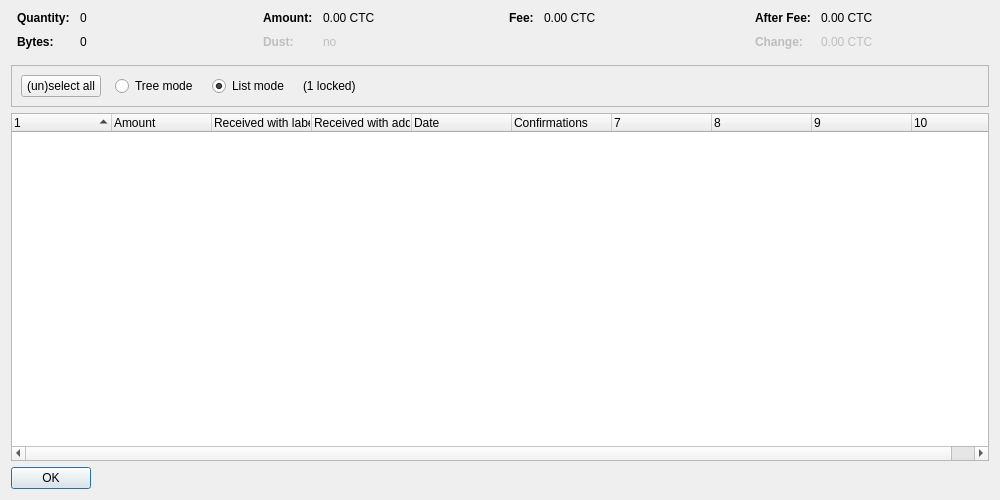
<?xml version="1.0" encoding="UTF-8"?>
<ui version="4.0">
 <class>CoinControlDialog</class>
 <widget class="QDialog" name="CoinControlDialog">
  <property name="geometry">
   <rect>
    <x>0</x>
    <y>0</y>
    <width>1000</width>
    <height>500</height>
   </rect>
  </property>
  <property name="windowTitle">
   <string>Coin Selection</string>
  </property>
  <layout class="QVBoxLayout" name="verticalLayout">
   <item>
    <layout class="QHBoxLayout" name="horizontalLayoutTop" stretch="0,0,0,0">
     <property name="topMargin">
      <number>0</number>
     </property>
     <property name="bottomMargin">
      <number>10</number>
     </property>
     <item>
      <layout class="QFormLayout" name="formLayoutCoinControl1">
       <property name="horizontalSpacing">
        <number>10</number>
       </property>
       <property name="verticalSpacing">
        <number>10</number>
       </property>
       <property name="leftMargin">
        <number>6</number>
       </property>
       <property name="rightMargin">
        <number>6</number>
       </property>
       <item row="0" column="0">
        <widget class="QLabel" name="labelCoinControlQuantityText">
         <property name="font">
          <font>
           <weight>75</weight>
           <bold>true</bold>
          </font>
         </property>
         <property name="text">
          <string>Quantity:</string>
         </property>
        </widget>
       </item>
       <item row="0" column="1">
        <widget class="QLabel" name="labelCoinControlQuantity">
         <property name="cursor">
          <cursorShape>IBeamCursor</cursorShape>
         </property>
         <property name="contextMenuPolicy">
          <enum>Qt::ActionsContextMenu</enum>
         </property>
         <property name="text">
          <string notr="true">0</string>
         </property>
         <property name="textInteractionFlags">
          <set>Qt::LinksAccessibleByMouse|Qt::TextSelectableByKeyboard|Qt::TextSelectableByMouse</set>
         </property>
        </widget>
       </item>
       <item row="1" column="0">
        <widget class="QLabel" name="labelCoinControlBytesText">
         <property name="font">
          <font>
           <weight>75</weight>
           <bold>true</bold>
          </font>
         </property>
         <property name="text">
          <string>Bytes:</string>
         </property>
        </widget>
       </item>
       <item row="1" column="1">
        <widget class="QLabel" name="labelCoinControlBytes">
         <property name="cursor">
          <cursorShape>IBeamCursor</cursorShape>
         </property>
         <property name="contextMenuPolicy">
          <enum>Qt::ActionsContextMenu</enum>
         </property>
         <property name="text">
          <string notr="true">0</string>
         </property>
         <property name="textInteractionFlags">
          <set>Qt::LinksAccessibleByMouse|Qt::TextSelectableByKeyboard|Qt::TextSelectableByMouse</set>
         </property>
        </widget>
       </item>
      </layout>
     </item>
     <item>
      <layout class="QFormLayout" name="formLayoutCoinControl2">
       <property name="horizontalSpacing">
        <number>10</number>
       </property>
       <property name="verticalSpacing">
        <number>10</number>
       </property>
       <property name="leftMargin">
        <number>6</number>
       </property>
       <property name="rightMargin">
        <number>6</number>
       </property>
       <item row="0" column="0">
        <widget class="QLabel" name="labelCoinControlAmountText">
         <property name="font">
          <font>
           <weight>75</weight>
           <bold>true</bold>
          </font>
         </property>
         <property name="text">
          <string>Amount:</string>
         </property>
        </widget>
       </item>
       <item row="0" column="1">
        <widget class="QLabel" name="labelCoinControlAmount">
         <property name="cursor">
          <cursorShape>IBeamCursor</cursorShape>
         </property>
         <property name="contextMenuPolicy">
          <enum>Qt::ActionsContextMenu</enum>
         </property>
         <property name="text">
          <string notr="true">0.00 CTC</string>
         </property>
         <property name="textInteractionFlags">
          <set>Qt::LinksAccessibleByMouse|Qt::TextSelectableByKeyboard|Qt::TextSelectableByMouse</set>
         </property>
        </widget>
       </item>
       <item row="1" column="0">
        <widget class="QLabel" name="labelCoinControlLowOutputText">
         <property name="enabled">
          <bool>false</bool>
         </property>
         <property name="font">
          <font>
           <weight>75</weight>
           <bold>true</bold>
          </font>
         </property>
         <property name="text">
          <string>Dust:</string>
         </property>
        </widget>
       </item>
       <item row="1" column="1">
        <widget class="QLabel" name="labelCoinControlLowOutput">
         <property name="enabled">
          <bool>false</bool>
         </property>
         <property name="cursor">
          <cursorShape>IBeamCursor</cursorShape>
         </property>
         <property name="contextMenuPolicy">
          <enum>Qt::ActionsContextMenu</enum>
         </property>
         <property name="text">
          <string notr="true">no</string>
         </property>
         <property name="textInteractionFlags">
          <set>Qt::LinksAccessibleByMouse|Qt::TextSelectableByKeyboard|Qt::TextSelectableByMouse</set>
         </property>
        </widget>
       </item>
      </layout>
     </item>
     <item>
      <layout class="QFormLayout" name="formLayoutCoinControl3">
       <property name="horizontalSpacing">
        <number>10</number>
       </property>
       <property name="verticalSpacing">
        <number>10</number>
       </property>
       <property name="leftMargin">
        <number>6</number>
       </property>
       <property name="rightMargin">
        <number>6</number>
       </property>
       <item row="0" column="0">
        <widget class="QLabel" name="labelCoinControlFeeText">
         <property name="font">
          <font>
           <weight>75</weight>
           <bold>true</bold>
          </font>
         </property>
         <property name="text">
          <string>Fee:</string>
         </property>
        </widget>
       </item>
       <item row="0" column="1">
        <widget class="QLabel" name="labelCoinControlFee">
         <property name="cursor">
          <cursorShape>IBeamCursor</cursorShape>
         </property>
         <property name="contextMenuPolicy">
          <enum>Qt::ActionsContextMenu</enum>
         </property>
         <property name="text">
          <string notr="true">0.00 CTC</string>
         </property>
         <property name="textInteractionFlags">
          <set>Qt::LinksAccessibleByMouse|Qt::TextSelectableByKeyboard|Qt::TextSelectableByMouse</set>
         </property>
        </widget>
       </item>
      </layout>
     </item>
     <item>
      <layout class="QFormLayout" name="formLayoutCoinControl4">
       <property name="horizontalSpacing">
        <number>10</number>
       </property>
       <property name="verticalSpacing">
        <number>10</number>
       </property>
       <property name="leftMargin">
        <number>6</number>
       </property>
       <property name="rightMargin">
        <number>6</number>
       </property>
       <item row="0" column="0">
        <widget class="QLabel" name="labelCoinControlAfterFeeText">
         <property name="font">
          <font>
           <weight>75</weight>
           <bold>true</bold>
          </font>
         </property>
         <property name="text">
          <string>After Fee:</string>
         </property>
        </widget>
       </item>
       <item row="0" column="1">
        <widget class="QLabel" name="labelCoinControlAfterFee">
         <property name="cursor">
          <cursorShape>IBeamCursor</cursorShape>
         </property>
         <property name="contextMenuPolicy">
          <enum>Qt::ActionsContextMenu</enum>
         </property>
         <property name="text">
          <string notr="true">0.00 CTC</string>
         </property>
         <property name="textInteractionFlags">
          <set>Qt::LinksAccessibleByMouse|Qt::TextSelectableByKeyboard|Qt::TextSelectableByMouse</set>
         </property>
        </widget>
       </item>
       <item row="1" column="0">
        <widget class="QLabel" name="labelCoinControlChangeText">
         <property name="enabled">
          <bool>false</bool>
         </property>
         <property name="font">
          <font>
           <weight>75</weight>
           <bold>true</bold>
          </font>
         </property>
         <property name="text">
          <string>Change:</string>
         </property>
        </widget>
       </item>
       <item row="1" column="1">
        <widget class="QLabel" name="labelCoinControlChange">
         <property name="enabled">
          <bool>false</bool>
         </property>
         <property name="cursor">
          <cursorShape>IBeamCursor</cursorShape>
         </property>
         <property name="contextMenuPolicy">
          <enum>Qt::ActionsContextMenu</enum>
         </property>
         <property name="text">
          <string notr="true">0.00 CTC</string>
         </property>
         <property name="textInteractionFlags">
          <set>Qt::LinksAccessibleByMouse|Qt::TextSelectableByKeyboard|Qt::TextSelectableByMouse</set>
         </property>
        </widget>
       </item>
      </layout>
     </item>
    </layout>
   </item>
   <item>
    <widget class="QFrame" name="frame">
     <property name="minimumSize">
      <size>
       <width>0</width>
       <height>40</height>
      </size>
     </property>
     <property name="frameShape">
      <enum>QFrame::StyledPanel</enum>
     </property>
     <property name="frameShadow">
      <enum>QFrame::Sunken</enum>
     </property>
     <layout class="QHBoxLayout" name="horizontalLayout">
      <item>
       <layout class="QHBoxLayout" name="horizontalLayoutPanel" stretch="0,0,0,0,0">
        <property name="spacing">
         <number>14</number>
        </property>
        <item>
         <widget class="QPushButton" name="pushButtonSelectAll">
          <property name="sizePolicy">
           <sizepolicy hsizetype="Maximum" vsizetype="Fixed">
            <horstretch>0</horstretch>
            <verstretch>0</verstretch>
           </sizepolicy>
          </property>
          <property name="text">
           <string>(un)select all</string>
          </property>
          <property name="autoDefault">
           <bool>false</bool>
          </property>
         </widget>
        </item>
        <item>
         <widget class="QRadioButton" name="radioTreeMode">
          <property name="sizePolicy">
           <sizepolicy hsizetype="Maximum" vsizetype="Fixed">
            <horstretch>0</horstretch>
            <verstretch>0</verstretch>
           </sizepolicy>
          </property>
          <property name="text">
           <string>Tree mode</string>
          </property>
         </widget>
        </item>
        <item>
         <widget class="QRadioButton" name="radioListMode">
          <property name="sizePolicy">
           <sizepolicy hsizetype="Maximum" vsizetype="Fixed">
            <horstretch>0</horstretch>
            <verstretch>0</verstretch>
           </sizepolicy>
          </property>
          <property name="text">
           <string>List mode</string>
          </property>
          <property name="checked">
           <bool>true</bool>
          </property>
         </widget>
        </item>
        <item>
         <widget class="QLabel" name="labelLocked">
          <property name="text">
           <string notr="true">(1 locked)</string>
          </property>
         </widget>
        </item>
        <item>
         <spacer name="horizontalSpacer">
          <property name="orientation">
           <enum>Qt::Horizontal</enum>
          </property>
          <property name="sizeHint" stdset="0">
           <size>
            <width>40</width>
            <height>20</height>
           </size>
          </property>
         </spacer>
        </item>
       </layout>
      </item>
     </layout>
    </widget>
   </item>
   <item>
    <widget class="CoinControlTreeWidget" name="treeWidget">
     <property name="contextMenuPolicy">
      <enum>Qt::CustomContextMenu</enum>
     </property>
     <property name="sortingEnabled">
      <bool>false</bool>
     </property>
     <property name="columnCount">
      <number>10</number>
     </property>
     <attribute name="headerShowSortIndicator" stdset="0">
      <bool>true</bool>
     </attribute>
     <attribute name="headerStretchLastSection">
      <bool>false</bool>
     </attribute>
     <column>
      <property name="text">
       <string/>
      </property>
     </column>
     <column>
      <property name="text">
       <string>Amount</string>
      </property>
     </column>
     <column>
      <property name="text">
       <string>Received with label</string>
      </property>
     </column>
     <column>
      <property name="text">
       <string>Received with address</string>
      </property>
     </column>
     <column>
      <property name="text">
       <string>Date</string>
      </property>
     </column>
     <column>
      <property name="text">
       <string>Confirmations</string>
      </property>
      <property name="toolTip">
       <string>Confirmed</string>
      </property>
     </column>
     <column>
      <property name="text">
       <string/>
      </property>
     </column>
     <column>
      <property name="text">
       <string/>
      </property>
     </column>
     <column>
      <property name="text">
       <string/>
      </property>
     </column>
     <column>
      <property name="text">
       <string/>
      </property>
     </column>
    </widget>
   </item>
   <item>
    <widget class="QDialogButtonBox" name="buttonBox">
     <property name="sizePolicy">
      <sizepolicy hsizetype="Maximum" vsizetype="Fixed">
       <horstretch>0</horstretch>
       <verstretch>0</verstretch>
      </sizepolicy>
     </property>
     <property name="orientation">
      <enum>Qt::Horizontal</enum>
     </property>
     <property name="standardButtons">
      <set>QDialogButtonBox::Ok</set>
     </property>
    </widget>
   </item>
  </layout>
 </widget>
 <customwidgets>
  <customwidget>
   <class>CoinControlTreeWidget</class>
   <extends>QTreeWidget</extends>
   <header>qt/coincontroltreewidget.h</header>
  </customwidget>
 </customwidgets>
 <resources/>
 <connections/>
</ui>
